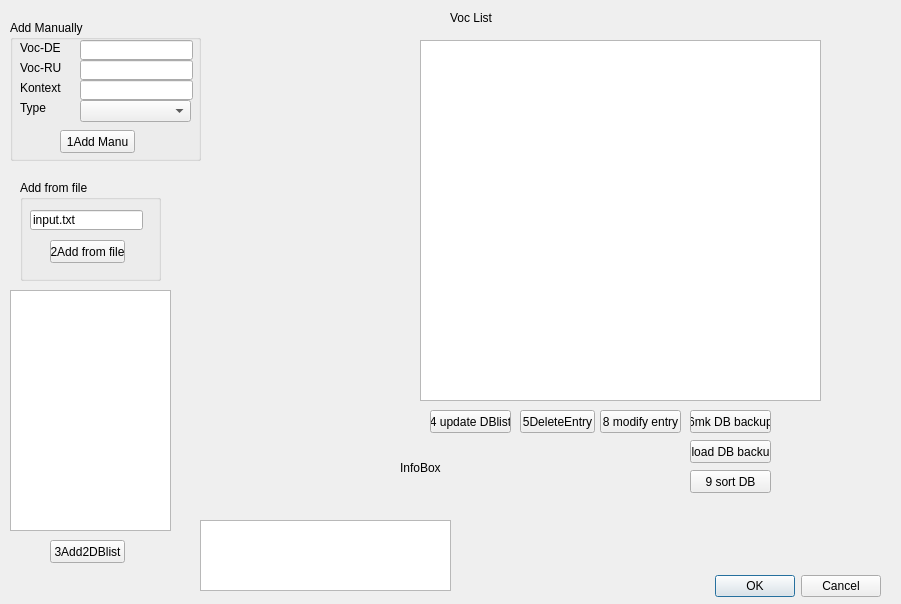
<?xml version="1.0" encoding="UTF-8"?>
<ui version="4.0">
 <class>Dialog</class>
 <widget class="QDialog" name="Dialog">
  <property name="geometry">
   <rect>
    <x>0</x>
    <y>0</y>
    <width>901</width>
    <height>604</height>
   </rect>
  </property>
  <property name="windowTitle">
   <string>Dialog</string>
  </property>
  <widget class="QDialogButtonBox" name="buttonBox">
   <property name="geometry">
    <rect>
     <x>710</x>
     <y>570</y>
     <width>171</width>
     <height>32</height>
    </rect>
   </property>
   <property name="orientation">
    <enum>Qt::Horizontal</enum>
   </property>
   <property name="standardButtons">
    <set>QDialogButtonBox::Cancel|QDialogButtonBox::Ok</set>
   </property>
  </widget>
  <widget class="QTableWidget" name="tableWidget">
   <property name="geometry">
    <rect>
     <x>420</x>
     <y>40</y>
     <width>401</width>
     <height>361</height>
    </rect>
   </property>
  </widget>
  <widget class="QPushButton" name="pushButton_3">
   <property name="geometry">
    <rect>
     <x>50</x>
     <y>540</y>
     <width>75</width>
     <height>23</height>
    </rect>
   </property>
   <property name="text">
    <string>3Add2DBlist</string>
   </property>
  </widget>
  <widget class="QPushButton" name="pushButton_4">
   <property name="geometry">
    <rect>
     <x>430</x>
     <y>410</y>
     <width>81</width>
     <height>23</height>
    </rect>
   </property>
   <property name="text">
    <string>4 update DBlist</string>
   </property>
  </widget>
  <widget class="QGroupBox" name="groupBox">
   <property name="geometry">
    <rect>
     <x>10</x>
     <y>20</y>
     <width>191</width>
     <height>141</height>
    </rect>
   </property>
   <property name="title">
    <string>Add Manually</string>
   </property>
   <widget class="QLineEdit" name="lineEdit_3">
    <property name="geometry">
     <rect>
      <x>70</x>
      <y>20</y>
      <width>113</width>
      <height>20</height>
     </rect>
    </property>
    <property name="text">
     <string/>
    </property>
   </widget>
   <widget class="QLabel" name="label_3">
    <property name="geometry">
     <rect>
      <x>10</x>
      <y>20</y>
      <width>51</width>
      <height>16</height>
     </rect>
    </property>
    <property name="text">
     <string>Voc-DE</string>
    </property>
   </widget>
   <widget class="QPushButton" name="pushButton">
    <property name="geometry">
     <rect>
      <x>50</x>
      <y>110</y>
      <width>75</width>
      <height>23</height>
     </rect>
    </property>
    <property name="text">
     <string>1Add Manu</string>
    </property>
   </widget>
   <widget class="QLabel" name="label_5">
    <property name="geometry">
     <rect>
      <x>10</x>
      <y>80</y>
      <width>51</width>
      <height>16</height>
     </rect>
    </property>
    <property name="text">
     <string>Type</string>
    </property>
   </widget>
   <widget class="QComboBox" name="comboBox">
    <property name="geometry">
     <rect>
      <x>70</x>
      <y>80</y>
      <width>111</width>
      <height>22</height>
     </rect>
    </property>
   </widget>
   <widget class="QLineEdit" name="lineEdit_4">
    <property name="geometry">
     <rect>
      <x>70</x>
      <y>40</y>
      <width>113</width>
      <height>20</height>
     </rect>
    </property>
    <property name="text">
     <string/>
    </property>
   </widget>
   <widget class="QLabel" name="label_4">
    <property name="geometry">
     <rect>
      <x>10</x>
      <y>40</y>
      <width>51</width>
      <height>16</height>
     </rect>
    </property>
    <property name="text">
     <string>Voc-RU</string>
    </property>
   </widget>
   <widget class="QLineEdit" name="lineEdit_6">
    <property name="geometry">
     <rect>
      <x>70</x>
      <y>60</y>
      <width>113</width>
      <height>20</height>
     </rect>
    </property>
    <property name="text">
     <string/>
    </property>
   </widget>
   <widget class="QLabel" name="label_7">
    <property name="geometry">
     <rect>
      <x>10</x>
      <y>60</y>
      <width>51</width>
      <height>16</height>
     </rect>
    </property>
    <property name="text">
     <string>Kontext</string>
    </property>
   </widget>
  </widget>
  <widget class="QLabel" name="label_6">
   <property name="geometry">
    <rect>
     <x>450</x>
     <y>10</y>
     <width>51</width>
     <height>16</height>
    </rect>
   </property>
   <property name="text">
    <string>Voc List</string>
   </property>
  </widget>
  <widget class="QPushButton" name="pushButton_5">
   <property name="geometry">
    <rect>
     <x>520</x>
     <y>410</y>
     <width>75</width>
     <height>23</height>
    </rect>
   </property>
   <property name="text">
    <string>5DeleteEntry</string>
   </property>
  </widget>
  <widget class="QPushButton" name="pushButton_6">
   <property name="geometry">
    <rect>
     <x>690</x>
     <y>410</y>
     <width>81</width>
     <height>23</height>
    </rect>
   </property>
   <property name="text">
    <string>6mk DB backup</string>
   </property>
  </widget>
  <widget class="QPushButton" name="pushButton_7">
   <property name="geometry">
    <rect>
     <x>690</x>
     <y>440</y>
     <width>81</width>
     <height>23</height>
    </rect>
   </property>
   <property name="text">
    <string>7load DB backup</string>
   </property>
  </widget>
  <widget class="QTextEdit" name="textEdit">
   <property name="geometry">
    <rect>
     <x>10</x>
     <y>290</y>
     <width>161</width>
     <height>241</height>
    </rect>
   </property>
   <property name="html">
    <string>&lt;!DOCTYPE HTML PUBLIC &quot;-//W3C//DTD HTML 4.0//EN&quot; &quot;http://www.w3.org/TR/REC-html40/strict.dtd&quot;&gt;
&lt;html&gt;&lt;head&gt;&lt;meta name=&quot;qrichtext&quot; content=&quot;1&quot; /&gt;&lt;style type=&quot;text/css&quot;&gt;
p, li { white-space: pre-wrap; }
&lt;/style&gt;&lt;/head&gt;&lt;body style=&quot; font-family:'MS Shell Dlg 2'; font-size:8.25pt; font-weight:400; font-style:normal;&quot;&gt;
&lt;p style=&quot;-qt-paragraph-type:empty; margin-top:0px; margin-bottom:0px; margin-left:0px; margin-right:0px; -qt-block-indent:0; text-indent:0px; font-size:8pt;&quot;&gt;&lt;br /&gt;&lt;/p&gt;&lt;/body&gt;&lt;/html&gt;</string>
   </property>
  </widget>
  <widget class="QGroupBox" name="groupBox_2">
   <property name="geometry">
    <rect>
     <x>20</x>
     <y>180</y>
     <width>141</width>
     <height>101</height>
    </rect>
   </property>
   <property name="title">
    <string>Add from file</string>
   </property>
   <widget class="QPushButton" name="pushButton_2">
    <property name="geometry">
     <rect>
      <x>30</x>
      <y>60</y>
      <width>75</width>
      <height>23</height>
     </rect>
    </property>
    <property name="text">
     <string>2Add from file</string>
    </property>
   </widget>
   <widget class="QLineEdit" name="lineEdit">
    <property name="geometry">
     <rect>
      <x>10</x>
      <y>30</y>
      <width>113</width>
      <height>20</height>
     </rect>
    </property>
    <property name="text">
     <string>input.txt</string>
    </property>
   </widget>
  </widget>
  <widget class="QTextEdit" name="textEdit_2">
   <property name="geometry">
    <rect>
     <x>200</x>
     <y>520</y>
     <width>251</width>
     <height>71</height>
    </rect>
   </property>
   <property name="cursor" stdset="0">
    <cursorShape>CrossCursor</cursorShape>
   </property>
   <property name="autoFillBackground">
    <bool>false</bool>
   </property>
   <property name="readOnly">
    <bool>true</bool>
   </property>
  </widget>
  <widget class="QLabel" name="label_8">
   <property name="geometry">
    <rect>
     <x>400</x>
     <y>460</y>
     <width>51</width>
     <height>16</height>
    </rect>
   </property>
   <property name="text">
    <string>InfoBox</string>
   </property>
  </widget>
  <widget class="QPushButton" name="pushButton_8">
   <property name="geometry">
    <rect>
     <x>600</x>
     <y>410</y>
     <width>81</width>
     <height>23</height>
    </rect>
   </property>
   <property name="text">
    <string>8 modify entry</string>
   </property>
  </widget>
  <widget class="QPushButton" name="pushButton_9">
   <property name="geometry">
    <rect>
     <x>690</x>
     <y>470</y>
     <width>81</width>
     <height>23</height>
    </rect>
   </property>
   <property name="text">
    <string>9 sort DB</string>
   </property>
  </widget>
  <zorder>groupBox_2</zorder>
  <zorder>groupBox</zorder>
  <zorder>buttonBox</zorder>
  <zorder>tableWidget</zorder>
  <zorder>pushButton_3</zorder>
  <zorder>pushButton_4</zorder>
  <zorder>label_6</zorder>
  <zorder>pushButton_5</zorder>
  <zorder>pushButton_6</zorder>
  <zorder>pushButton_7</zorder>
  <zorder>textEdit</zorder>
  <zorder>textEdit_2</zorder>
  <zorder>label_8</zorder>
  <zorder>pushButton_8</zorder>
  <zorder>pushButton_9</zorder>
 </widget>
 <tabstops>
  <tabstop>buttonBox</tabstop>
  <tabstop>lineEdit_3</tabstop>
  <tabstop>lineEdit_4</tabstop>
  <tabstop>lineEdit_6</tabstop>
  <tabstop>pushButton</tabstop>
  <tabstop>lineEdit</tabstop>
  <tabstop>pushButton_2</tabstop>
  <tabstop>textEdit</tabstop>
  <tabstop>pushButton_3</tabstop>
  <tabstop>comboBox</tabstop>
  <tabstop>pushButton_5</tabstop>
  <tabstop>pushButton_6</tabstop>
  <tabstop>pushButton_7</tabstop>
  <tabstop>pushButton_4</tabstop>
  <tabstop>textEdit_2</tabstop>
  <tabstop>tableWidget</tabstop>
 </tabstops>
 <resources/>
 <connections>
  <connection>
   <sender>buttonBox</sender>
   <signal>accepted()</signal>
   <receiver>Dialog</receiver>
   <slot>accept()</slot>
   <hints>
    <hint type="sourcelabel">
     <x>248</x>
     <y>254</y>
    </hint>
    <hint type="destinationlabel">
     <x>157</x>
     <y>274</y>
    </hint>
   </hints>
  </connection>
  <connection>
   <sender>buttonBox</sender>
   <signal>rejected()</signal>
   <receiver>Dialog</receiver>
   <slot>reject()</slot>
   <hints>
    <hint type="sourcelabel">
     <x>316</x>
     <y>260</y>
    </hint>
    <hint type="destinationlabel">
     <x>286</x>
     <y>274</y>
    </hint>
   </hints>
  </connection>
 </connections>
</ui>
